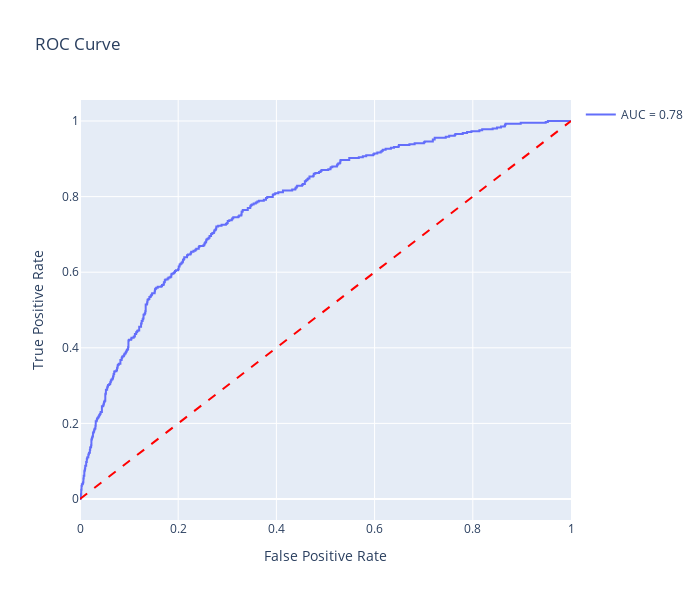

Notebook cell for this chart:
### Code cell
# Initialize the evaluator with predictions
evaluator = ModelEvaluator(y_true=y_valid, y_pred=y_pred, y_proba=clf.predict_proba(X_valid)[:, 1])

# Display scores
evaluator.display_scores()

# Plot the confusion matrix
evaluator.plot_confusion_matrix()

# Plot the ROC curve
evaluator.plot_roc_curve()

### Figure 1 — Plotly figure (JSON) as saved in the notebook; plotly's stock layout.template omitted (floating-point values rounded to 4 significant figures; data arrays with more than 128 entries replaced by an {"elided": "..."} marker saying what was removed)
{"data": [{"mode": "lines", "name": "AUC = 0.78", "type": "scatter", "x": {"elided": "541 float values"}, "y": {"elided": "541 float values"}}, {"line": {"color": "red", "dash": "dash"}, "mode": "lines", "showlegend": false, "type": "scatter", "x": [0, 1], "y": [0, 1]}], "layout": {"autosize": false, "height": 600, "showlegend": true, "title": {"text": "ROC Curve"}, "width": 700, "xaxis": {"title": {"text": "False Positive Rate"}}, "yaxis": {"title": {"text": "True Positive Rate"}}}}
